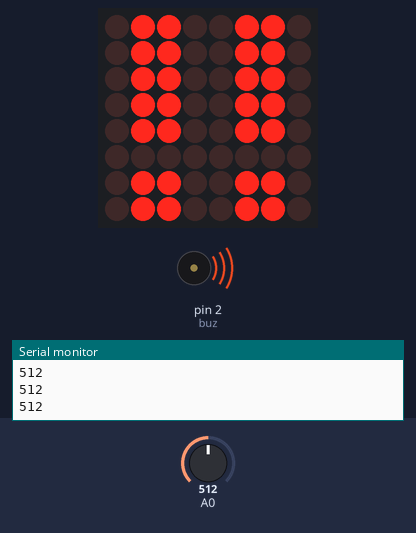
Simulated run of this sketch. Board: Arduino Uno, built with avr-gcc and run on an emulated ATmega328P. Shown: 8×8 LED matrix, buzzer (waves = sounding), the last lines printed to the serial monitor. The test bench sets the inputs (shaded band); at power-on: A0 = 512.

Above: at 1.2 s.
1.3 s: A0 set to 50
2.8 s: A0 set to 41
At 3.3 s:
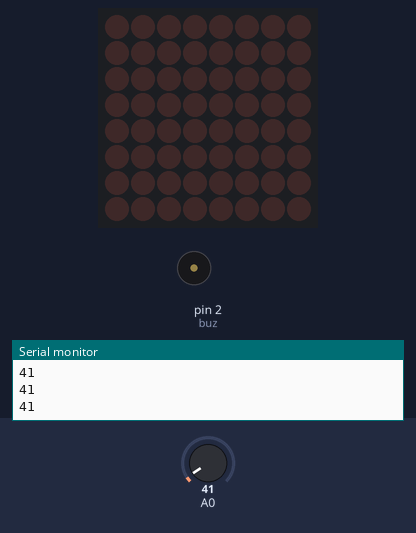
4.5 s: A0 set to 122
At 6.1 s:
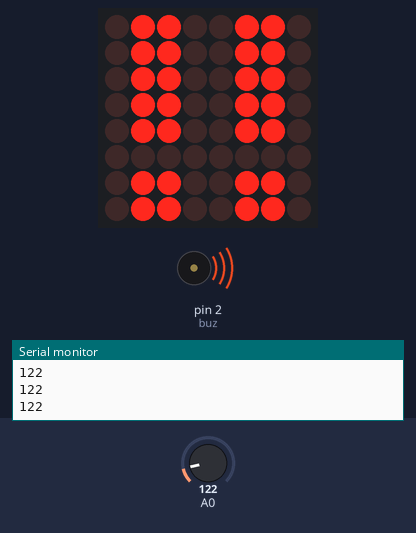
6.5 s: A0 set to 36
At 7.5 s:
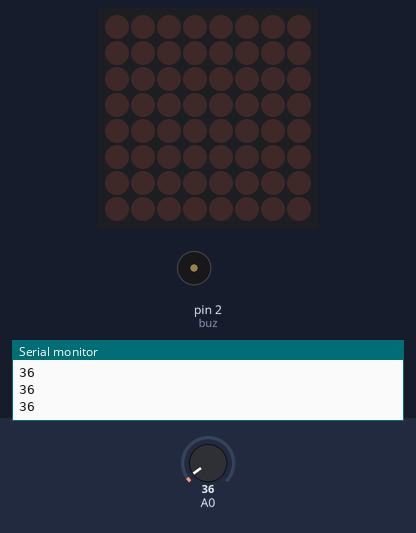
Timing chart, 0 to 9.5 s (numbered marks = the images above; inputs shaded):
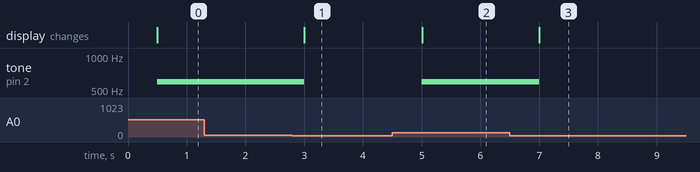

Measured:
- the behaviour switches between 47 and 46 on A0 (found by bisection; images 0 and 1)
- after the input at 2.8 s, tone on pin 2 (buz): 590 Hz → silent after 0.20 s; the display: changes after 0.20 s (image 1)
- after the input at 4.5 s, tone on pin 2 (buz): silent → 590 Hz after 0.50 s; the display: changes after 0.51 s (image 2)
- after the input at 6.5 s, tone on pin 2 (buz): 590 Hz → silent after 0.50 s; the display: changes after 0.50 s (image 3)

The sketch:

practica__5.ino
```cpp
#include <LedControl.h>
#include <TimerOne.h>
int sensor; // variable que lee el mq2
int contador = 0; //contador del mq2
int buz = 2; // pin del buzzer
LedControl matriz = LedControl(7,9,8,1);//
byte figura[8] = {//programar la figura
0x66, 0x66, 0x66, 0x66, 0x66, 0x0, 0x66, 0x66
};
void setup() {
pinMode(buz,OUTPUT);// establecer pin como salida
Serial.begin(9600);//  iniciar monitor serial
Timer1.initialize(500000);
Timer1.attachInterrupt(humo);
matriz.shutdown(0,false);     // enciende la matriz
matriz.setIntensity(0,10);      // establece brillo
matriz.clearDisplay(0);     // blanquea matriz
}

void loop() {
sensor = analogRead(A0);// lee la entrada
Serial.println(sensor);//muestra el valor que entra del mq2
if(contador == 1){// programacion que hace que todo funcione
 encenderbuz();
mostrarmatriz();
 }else{
apagar();
}
}
void humo(){// fucion sin retorno
  if(sensor > 46){
  contador = 1;
  }else{
    contador = 0;
  }
}
void apagar(){// fucion sin retorno
   matriz.clearDisplay(0);
noTone(buz);
}
void encenderbuz(){// fucion sin retorno
 tone(buz,590);
}
void mostrarmatriz(){// fucion sin retorno
     for(int i = 0; i < 8; i++){
   matriz.setRow(0,i,figura[i]);
 }
}
```
